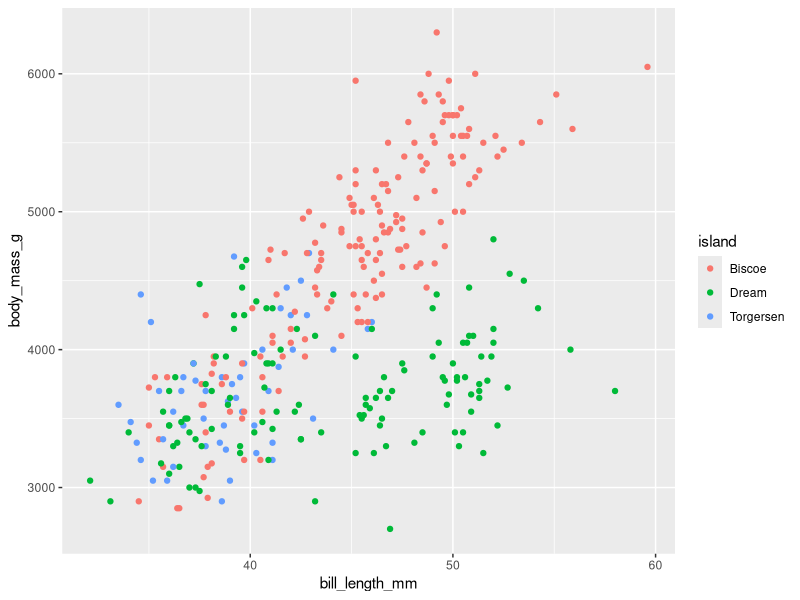
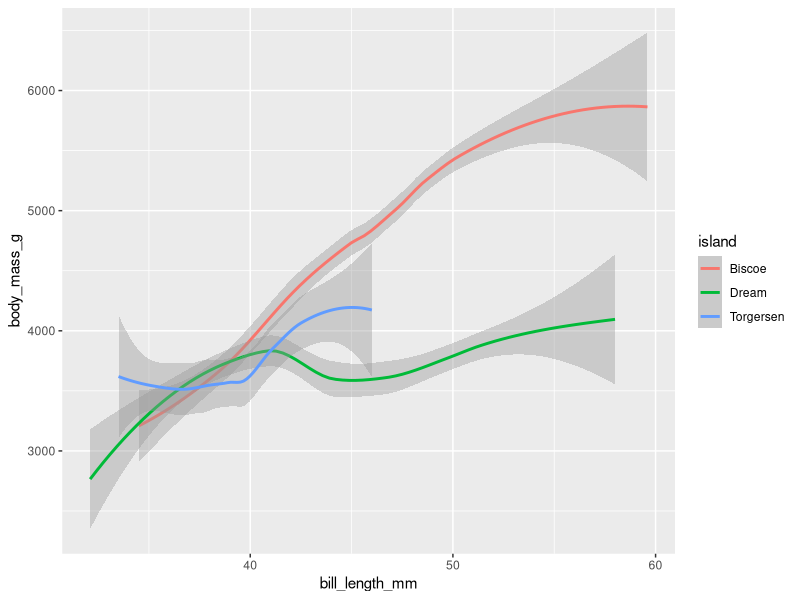
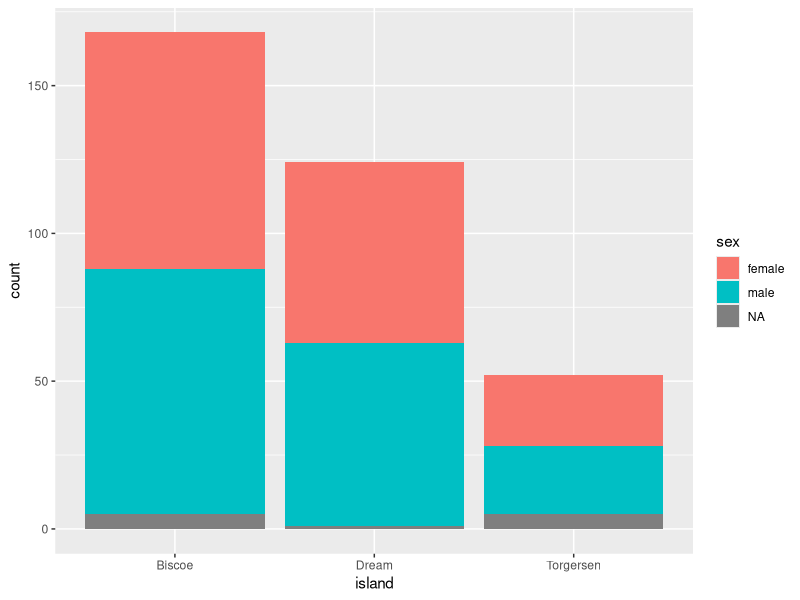
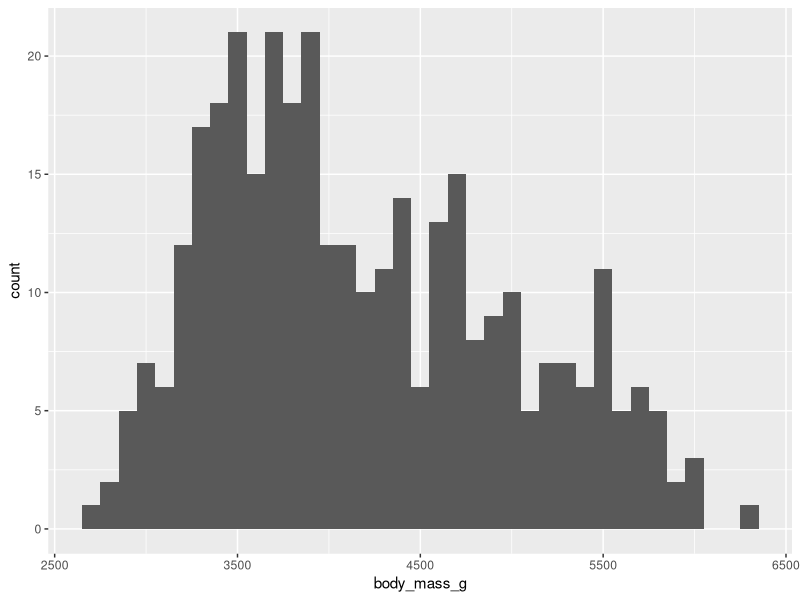
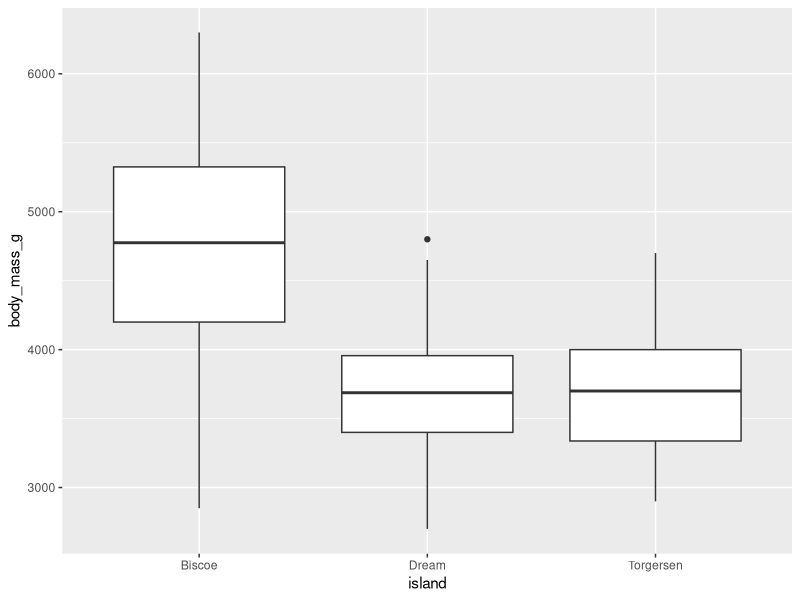
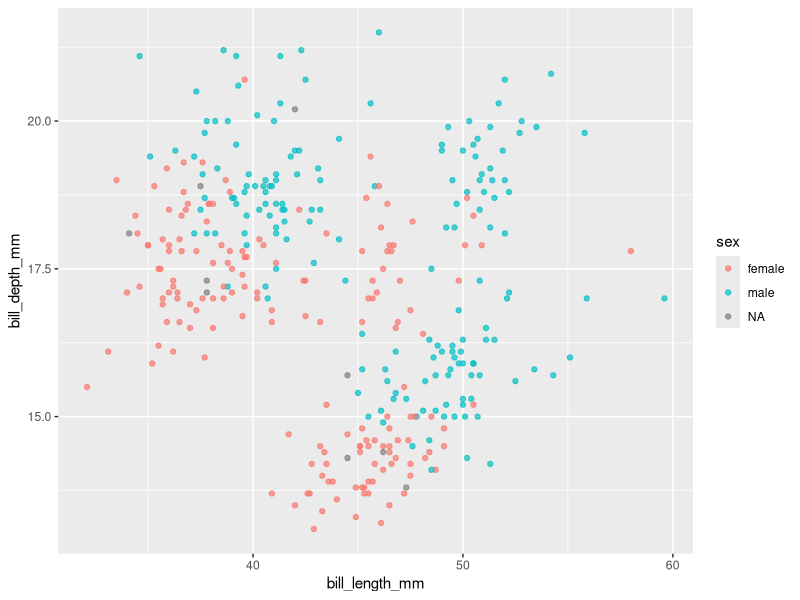
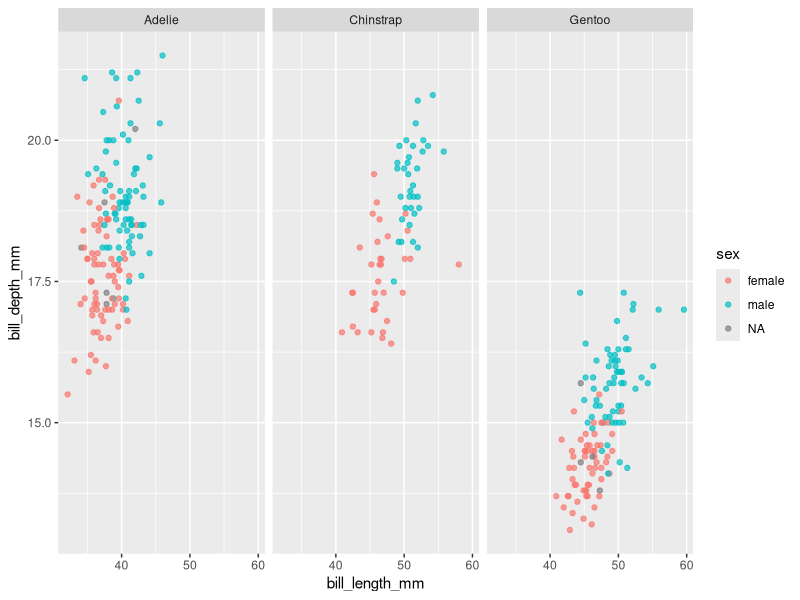

Write the R code that produced these figures, in order.
## ---- chunk 1
knitr::opts_chunk$set(echo = TRUE)
library(palmerpenguins)
library(tidyverse)
library(knitr)
## ---- chunk 2
library(ggplot2)
## ---- chunk 3
ggplot(data = penguins, 
       mapping = aes(x = bill_length_mm, y = body_mass_g, color = island)) +
  geom_point()
## ---- chunk 4
ggplot(data = penguins, 
       mapping = aes(x = bill_length_mm, y = body_mass_g,color = island)) +
  geom_smooth()
## ---- chunk 5
ggplot(data = penguins, mapping = aes(x = island, fill = sex)) +
  geom_bar()
## ---- chunk 6
ggplot(data = penguins, mapping = aes(x = body_mass_g)) +
  geom_histogram(binwidth = 100)
## ---- chunk 7
ggplot(data = penguins, mapping  = aes(x = island, y = body_mass_g)) +
  geom_boxplot()
## ---- chunk 8
ggplot(data = penguins, mapping = aes(x = bill_length_mm, y = bill_depth_mm, color = sex)) +
  geom_point(alpha = 0.7)
## ---- chunk 9
ggplot(data = penguins, mapping = aes(x = bill_length_mm, y = bill_depth_mm, color = sex)) +
  geom_point(alpha = 0.7) +
  facet_wrap(~species)
